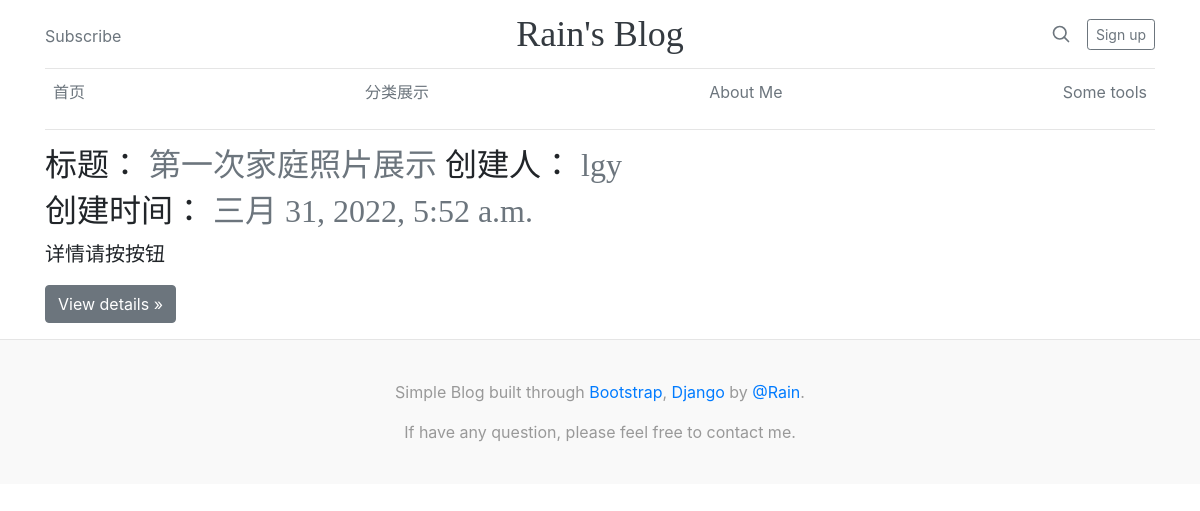
The page /type/2/ on the database its author committed.
### lgy_blog/models.py (models this page shows, shortened)
class Blog(models.Model):
    blog_type = models.SmallIntegerField(blank=False, choices=BlogType, verbose_name=u'博客类型')
    blog_title = models.CharField(blank=False, max_length=250, verbose_name= u'博客标题', unique=True)
    blog_simple_text = models.CharField(blank=False, max_length=250, verbose_name= u'博客简介',default='233')
    blog_text = models.TextField(blank=False, max_length=2048, verbose_name= u'博客内容')
    creator = models.ForeignKey(User, verbose_name=u'创建人', null=True, on_delete=models.SET_NULL)
    created_date = models.DateTimeField(verbose_name=u'创建日期', default=datetime.now)
    modified_date = models.DateTimeField(verbose_name=u'修改日期', default=datetime.now)
    click_nums = models.IntegerField(verbose_name=u'点击量',default=0)
    class Meta:
        verbose_name = u'个人博客'
        verbose_name_plural = verbose_name

### lgy_blog/views.py (the view)
# urls.py: url(r"^type/(?P<type_index>\d)/$", views.show_by_one_type, name=u'分类详情'),
def show_by_one_type(request,type_index):
    try:
        blog_list_type = Blog.objects.filter(blog_type=type_index)
    except Blog.DoesNotExist:
        raise Http404(u'页面不存在')
    return render(request, 'show_by_one_type.html', {'blog_list_type': blog_list_type})

### templates/show_by_one_type.html
{% extends 'base.html' %}
{% block content %}
{% if blog_list_type %}
    {% for blog_list in blog_list_type %}
<hr class="featurette-divider">
    <div class="row featurette">
      <div class="col-md-7">
        <h2 class="featurette-heading">标题： <span class="text-muted"> {{ blog_list.blog_title }}</span>  创建人：<span class="text-muted"> {{ blog_list.creator }}</span></h2>
          <h2 class="featurette-heading">创建时间： <span class="text-muted"> {{ blog_list.created_date }}</span></h2>
        <p class="lead"> 详情请按按钮 </p>
          <p><a class="btn btn-secondary" href="/blog/{{ blog_list.id }}">View details &raquo;</a></p>
      </div>
    </div>
    {% endfor %}
{% endif %}
{% endblock %}

### static/css/blog.css (style rules this page uses)
h1, h2, h3, h4, h5, h6 { font-family: "Playfair Display", Georgia, "Times New Roman", serif; }

### rows shown on the page
Blog: blog_title "第一次家庭照片展示", creator "lgy", created_date "三月 31, 2022, 5:52 a.m."
